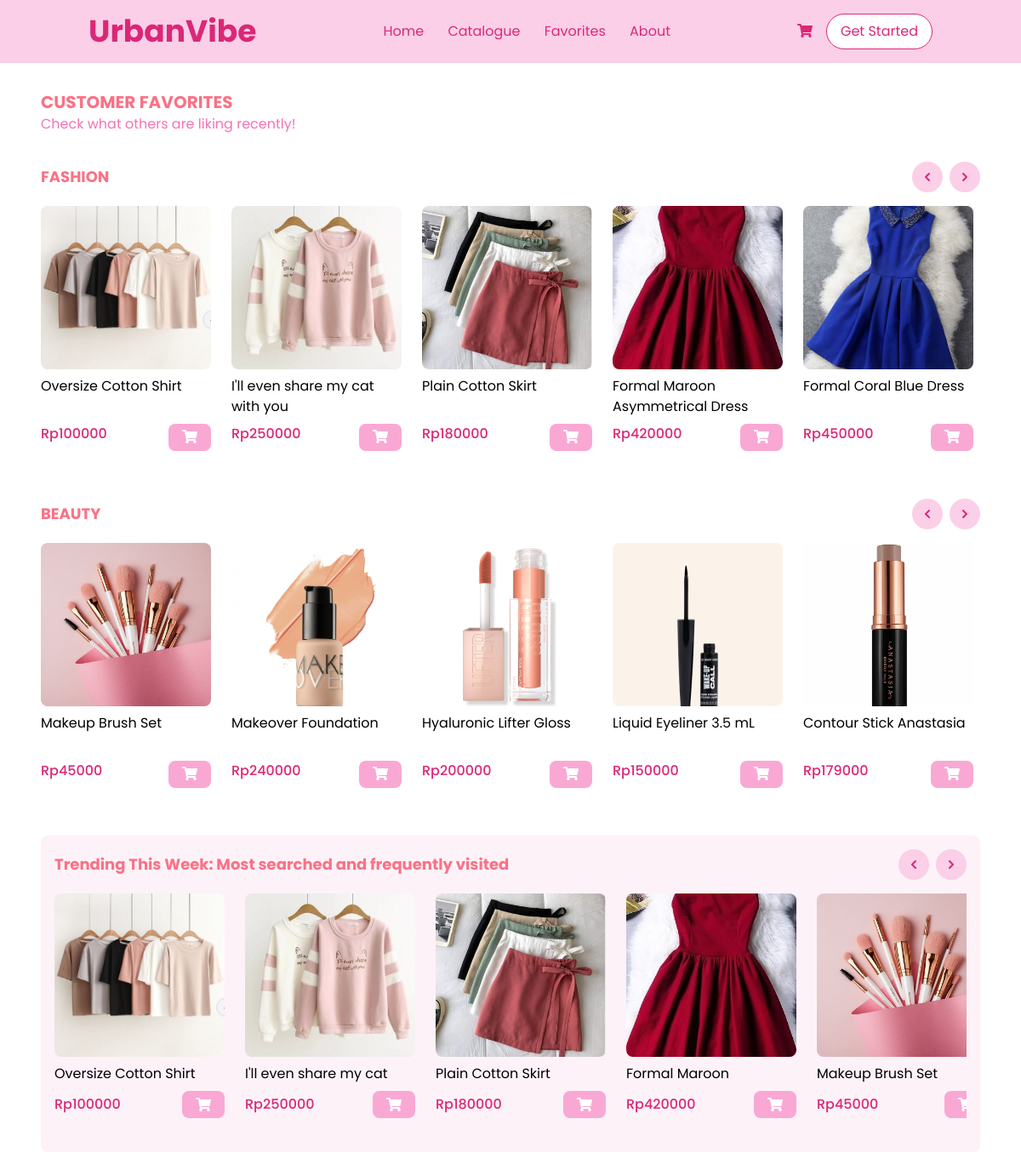
The app's page /favorites/ with its own data.
### WebPage/models.py (models this page shows, shortened)
class Product(models.Model):
    product_id = models.AutoField(primary_key=True)
    name = models.CharField(max_length=255)
    description = models.TextField()
    price = models.PositiveIntegerField()
    stock = models.PositiveIntegerField()
    class Meta:
        abstract = True

class Fashion(Product):
    sub_category = models.CharField(max_length=20, choices=FashionSubCategory.choices)
    color = MultiSelectField(choices=COLOR_CHOICES, max_length=100)  # Allows multiple colors
    size = MultiSelectField(choices=SIZE_CHOICES, max_length=50)  # Allows multiple sizes
    fashion_type = models.CharField(max_length=15, null=True, blank=True, choices=FashionType.choices)

class ProductImage(models.Model):
    fashion = models.ForeignKey(Fashion, on_delete=models.CASCADE, related_name='images', null=True, blank=True)
    beauty = models.ForeignKey(Beauty, on_delete=models.CASCADE, related_name='images', null=True, blank=True)
    accessories = models.ForeignKey(Accessories, on_delete=models.CASCADE, related_name='images', null=True, blank=True)
    image = models.ImageField(upload_to='product_images/')

class Beauty(Product):
    class BeautyType(models.TextChoices):
        FACE = "Face", "Face"
        EYE = "Eye", "Eye"
        LIPS = "Lips", "Lips"
    makeup_type = models.CharField(max_length=20, choices=BeautyType.choices)

### WebPage/views.py (the view)
# urls.py: path('favorites/', views.favorites, name='favorites'),
def favorites(request):
    fashion_products = Fashion.objects.order_by('-product_id')[:8]
    beauty_products = Beauty.objects.order_by('-product_id')[:8]
    trending_fashion = Fashion.objects.order_by('-product_id')[:4]
    trending_beauty = Beauty.objects.order_by('-product_id')[:4]
    trending_products = list(trending_fashion) + list(trending_beauty)
    for product in fashion_products:
        if not product.images.exists():
            ProductImage.objects.create(
                fashion=product,
                image='product_images/placeholder.jpg'
            )
    for product in beauty_products:
        if not product.images.exists():
            ProductImage.objects.create(
                beauty=product,
                image='product_images/placeholder.jpg'
            )
    context = {
        'fashion_products': fashion_products,
        'beauty_products': beauty_products,
        'trending_products': trending_products,
    }
    return render(request, 'WebPage/favorites.html', context)

### templates/WebPage/favorites.html (shortened to what this page needs)
{% extends 'base.html' %} {% load static %} {% block content %}
<main class="p-8">
  <section>
    <h2 class="text-xl font-bold text-rose-400">CUSTOMER FAVORITES</h2>
    <p class="text-pink-400">Check what others are liking recently!</p>
  </section>
  <section class="mt-8">
    <div class="flex items-center justify-between">
      <h3 class="text-lg font-bold text-rose-400">FASHION</h3>
      <div class="flex space-x-2">
        <button id="fashion-prev" class="bg-pink-200 hover:bg-pink-300 text-pink-600 p-2 rounded-full">
          <svg xmlns="http://www.w3.org/2000/svg" class="h-5 w-5" viewBox="0 0 20 20" fill="currentColor">
            <path fill-rule="evenodd" d="M12.707 5.293a1 1 0 010 1.414L9.414 10l3.293 3.293a1 1 0 01-1.414 1.414l-4-4a1 1 0 010-1.414l4-4a1 1 0 011.414 0z" clip-rule="evenodd"/>
          </svg>
        </button>
        <button id="fashion-next" class="bg-pink-200 hover:bg-pink-300 text-pink-600 p-2 rounded-full">
          <svg xmlns="http://www.w3.org/2000/svg" class="h-5 w-5" viewBox="0 0 20 20" fill="currentColor">
            <path fill-rule="evenodd" d="M7.293 14.707a1 1 0 010-1.414L10.586 10 7.293 6.707a1 1 0 011.414-1.414l4 4a1 1 0 010 1.414l-4 4a1 1 0 01-1.414 0z" clip-rule="evenodd"/>
          </svg>
        </button>
      </div>
    </div>
    <div class="mt-4 relative">
      <div id="fashion-slider" class="flex overflow-x-scroll pb-6 hide-scrollbar">
        <div class="flex flex-nowrap space-x-6">
          {% for product in fashion_products %}
          <div class="inline-block min-w-[200px] cursor-pointer product-card" data-url="{% url 'product_detail' category='fashion' pk=product.pk %}">
            {% if product.images.first %}
            <img class="w-full h-48 object-cover rounded-lg" src="{{ product.images.first.image.url }}" alt="{{ product.name }}"/>
            {% else %}
            <div class="w-full h-48 bg-gray-200 rounded-lg flex items-center justify-center">
              <span class="text-gray-500">No image available</span>
            </div>
            {% endif %}
            <h4 class="mt-2 h-12 overflow-hidden">{{ product.name }}</h4>
            <div class="flex justify-between items-center">
              <p class="text-pink-600 font-medium">Rp{{ product.price }}</p>
              <button class="mt-2 bg-pink-300 hover:bg-pink-400 text-white py-1 px-4 rounded-lg flex items-center justify-center">
                <a href="{% url 'shoppingcart' %}"><i class="fas fa-shopping-cart"></i></a>
              </button>
            </div>
          </div>
          {% empty %}
          <p>No fashion products available.</p>
          {% endfor %}
        </div>
      </div>
    </div>
  </section>
  <section class="mt-8">
    <div class="flex items-center justify-between">
      <h3 class="text-lg font-bold text-rose-400">BEAUTY</h3>
      <div class="flex space-x-2">
        <button id="beauty-prev" class="bg-pink-200 hover:bg-pink-300 text-pink-600 p-2 rounded-full">
          <svg xmlns="http://www.w3.org/2000/svg" class="h-5 w-5" viewBox="0 0 20 20" fill="currentColor">
            <path fill-rule="evenodd" d="M12.707 5.293a1 1 0 010 1.414L9.414 10l3.293 3.293a1 1 0 01-1.414 1.414l-4-4a1 1 0 010-1.414l4-4a1 1 0 011.414 0z" clip-rule="evenodd"/>
          </svg>
        </button>
        <button id="beauty-next" class="bg-pink-200 hover:bg-pink-300 text-pink-600 p-2 rounded-full">
          <svg xmlns="http://www.w3.org/2000/svg" class="h-5 w-5" viewBox="0 0 20 20" fill="currentColor">
            <path fill-rule="evenodd" d="M7.293 14.707a1 1 0 010-1.414L10.586 10 7.293 6.707a1 1 0 011.414-1.414l4 4a1 1 0 010 1.414l-4 4a1 1 0 01-1.414 0z" clip-rule="evenodd"/>
          </svg>
        </button>
      </div>
    </div>
    <div class="mt-4 relative">
      <div id="beauty-slider" class="flex overflow-x-scroll pb-6 hide-scrollbar">
        <div class="flex flex-nowrap space-x-6">
          {% for product in beauty_products %}
          <div class="inline-block min-w-[200px] cursor-pointer product-card" data-url="{% url 'product_detail' category='beauty' pk=product.pk %}">
            {% if product.images.first %}
            <img class="w-full h-48 object-cover rounded-lg" src="{{ product.images.first.image.url }}" alt="{{ product.name }}"/>
            {% else %}
            <div class="w-full h-48 bg-gray-200 rounded-lg flex items-center justify-center">
              <span class="text-gray-500">No image available</span>
            </div>
            {% endif %}
            <h4 class="mt-2 h-12 overflow-hidden">{{ product.name }}</h4>
            <div class="flex justify-between items-center">
              <p class="text-pink-600 font-medium">Rp{{ product.price }}</p>
              <button class="mt-2 bg-pink-300 hover:bg-pink-400 text-white py-1 px-4 rounded-lg flex items-center justify-center">
                <a href="{% url 'shoppingcart' %}"><i class="fas fa-shopping-cart"></i></a>
              </button>
            </div>
          </div>
          {% empty %}
          <p>No beauty products available.</p>
          {% endfor %}
        </div>
      </div>
    </div>
  </section>
<section class="mt-8 bg-pink-50 p-4 rounded-lg">
  <div class="flex items-center justify-between">
    <h3 class="text-lg font-bold text-rose-400">
      Trending This Week: Most searched and frequently visited
    </h3>
    <div class="flex space-x-2">
      <button
        id="trending-prev"
        class="bg-pink-200 hover:bg-pink-300 text-pink-600 p-2 rounded-full"
      >
        <svg
          xmlns="http://www.w3.org/2000/svg"
          class="h-5 w-5"
          viewBox="0 0 20 20"
          fill="currentColor"
        >
          <path
            fill-rule="evenodd"
            d="M12.707 5.293a1 1 0 010 1.414L9.414 10l3.293 3.293a1 1 0 01-1.414 1.414l-4-4a1 1 0 010-1.414l4-4a1 1 0 011.414 0z"
            clip-rule="evenodd"
          />
        </svg>
      </button>
      <button
        id="trending-next"
        class="bg-pink-200 hover:bg-pink-300 text-pink-600 p-2 rounded-full"
      >
        <svg
          xmlns="http://www.w3.org/2000/svg"
          class="h-5 w-5"
          viewBox="0 0 20 20"
          fill="currentColor"
        >
          <path
            fill-rule="evenodd"
            d="M7.293 14.707a1 1 0 010-1.414L10.586 10 7.293 6.707a1 1 0 011.414-1.414l4 4a1 1 0 010 1.414l-4 4a1 1 0 01-1.414 0z"
            clip-rule="evenodd"
          />
        </svg>
      </button>
    </div>
  </div>
  <div class="mt-4 relative">
    <div
      id="trending-slider"
      class="flex overflow-x-scroll pb-6 hide-scrollbar"
    >
      <div class="flex flex-nowrap space-x-6">
        {% for product in trending_products %}
        <div class="inline-block min-w-[200px]">
          {% if product.images.first %}
          <img
            class="w-full h-48 object-cover rounded-lg"
            src="{{ product.images.first.image.url }}"
            alt="{{ product.name }}"
          />
          {% else %}
          <div
            class="w-full h-48 bg-gray-200 rounded-lg flex items-center justify-center"
          >
            <span class="text-gray-500">No image available</span>
          </div>
          {% endif %}
          <h4 class="mt-2 h-6 overflow-hidden">{{ product.name }}</h4>
          <div class="flex justify-between items-center mt-2">
            <p class="text-pink-600 font-medium">Rp{{ product.price }}</p>
            <button
              class="bg-pink-300 text-white py-2 px-4 rounded-lg flex items-center justify-center"
            >
              <i class="fas fa-shopping-cart"></i>
            </button>
          </div>
        </div>
        {% empty %}
        <p>No trending products available.</p>
        {% endfor %}
      </div>
    </div>
  </div>
</section>
</main>
{% endblock %}

### templates/base.html (shortened to what this page needs)
{% load static %}
<!DOCTYPE html>
<html lang="en">
<head>
    <link rel="stylesheet" href="{% static 'assets/css/styles.css' %}">
    <script src="https://cdn.tailwindcss.com"></script>
    <link rel="stylesheet" href="https://cdnjs.cloudflare.com/ajax/libs/font-awesome/5.15.3/css/all.min.css"/>
</head>
<body>
    <header class="bg-pink-200 py-4">
        <div class="container mx-auto flex justify-between items-center px-4">
            <a class="text-4xl font-bold text-pink-600" href="{% url 'index' %}">
                UrbanVibe
            </a>
            <nav class="space-x-6">
                <a class="text-pink-600 hover:text-pink-800" href="{% url 'index' %}">Home</a>
                <a class="text-pink-600 hover:text-pink-800" href="{% url 'catalogue' %}">Catalogue</a>
                <a class="text-pink-600 hover:text-pink-800" href="{% url 'favorites' %}">Favorites</a>
                <a class="text-pink-600 hover:text-pink-800" href="{% url 'about_us' %}">About</a>
            </nav>
            <div class="flex items-center space-x-4">
                <a href="{% url 'shoppingcart' %}">
                    <i class="fas fa-shopping-cart text-pink-600"></i>
                </a>
                {% if user.is_authenticated %}
                    <a href="{% url 'profile' %}" class="w-10 h-10 rounded-full bg-pink-600 flex items-center justify-center text-white font-bold">
                        {{ user.full_name|slice:":1" }}
                    </a>
                {% else %}
                    <a href="{% url 'login' %}" class="bg-white text-pink-600 border border-pink-600 px-4 py-2 rounded-full hover:bg-pink-600 hover:text-white">
                        Get Started
                    </a>
                {% endif %}
            </div>
        </div>
    </header>
    <main class="min-h-screen mx-auto max-w-[1320px] px-4">
        {% block content %}
        {% endblock %}
    </main>
</body>
</html>

### static/assets/css/styles.css (style rules this page uses)
body { font-family: 'Poppins', sans-serif; margin: 0; padding: 0; background-color: #fff; }
header { display: flex; justify-content: space-between; align-items: center; padding: 15px 50px; background-color: #FEC8D8; color: #E91E63; }
button { background-color: #E91E63; color: white; font-size: 14px; font-weight: 700; padding: 10px 20px; border: none; border-radius: 20px; cursor: pointer; transition: background-color 0.3s ease; }

### templates/WebPage/favorites.html (style rules this page uses)
.hide-scrollbar { -ms-overflow-style: none; scrollbar-width: none; }

### records on screen
Fashion: images.first.image (picture), name "Oversize Cotton Shirt", price "100000"
Fashion: images.first.image (picture), name "I'll even share my cat with you", price "250000", name "I'll even share my cat…"
Fashion: images.first.image (picture), name "Plain Cotton Skirt", price "180000"
Fashion: images.first.image (picture), name "Formal Maroon Asymmetrical Dress", price "420000", name "Formal Maroon…"
Fashion: images.first.image (picture), name "Formal Coral Blue Dress", price "450000"
Beauty: images.first.image (picture), name "Makeup Brush Set", price "45000"
Beauty: images.first.image (picture), name "Makeover Foundation", price "240000"
Beauty: images.first.image (picture), name "Hyaluronic Lifter Gloss", price "200000"
Beauty: images.first.image (picture), name "Liquid Eyeliner 3.5 mL", price "150000"
Beauty: images.first.image (picture), name "Contour Stick Anastasia", price "179000"
